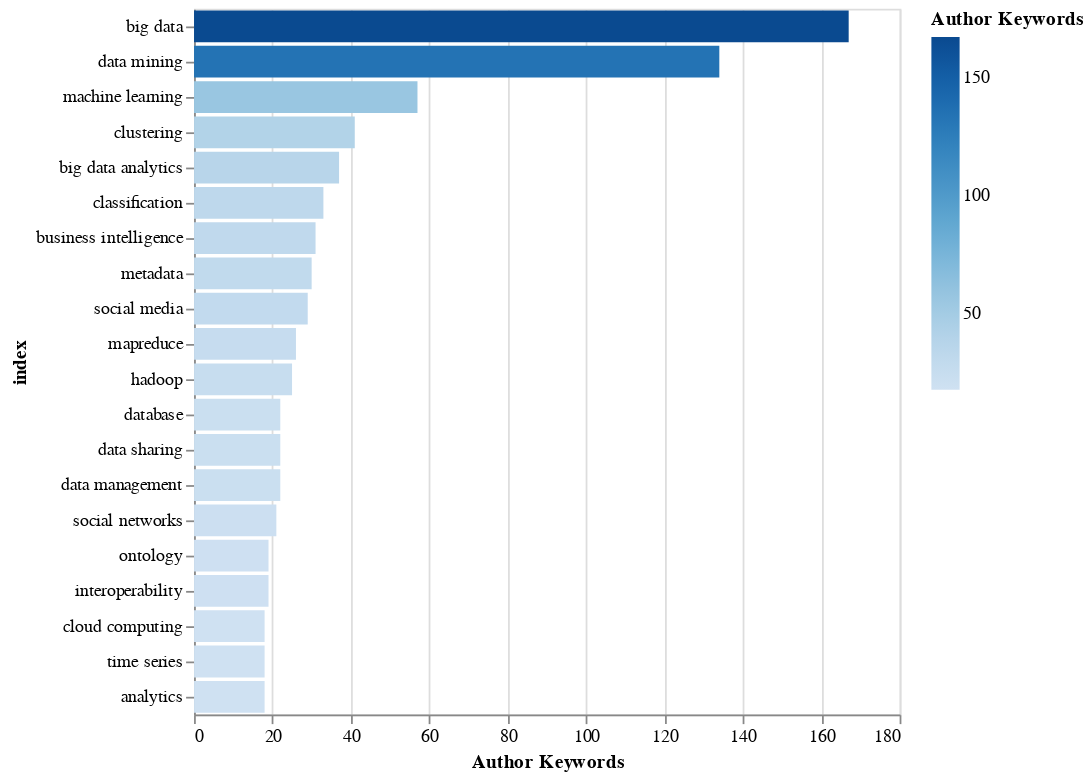

This figure's notebook cell:
### Code cell
alt.Chart(words[0:20]).mark_bar().encode(
    x="Author Keywords:Q", 
    y=alt.Y("index:N", 
            sort=alt.EncodingSortField(field="index:Q")), 
    color="Author Keywords:Q"
)

### Figure 1 — Vega-Lite specification as saved in the notebook (floating-point values rounded to 4 significant figures)
{"config": {"view": {"continuousWidth": 400, "continuousHeight": 300}}, "data": {"name": "data-c2c2d65f578b80c0418d0c7e522b8a85"}, "mark": "bar", "encoding": {"color": {"type": "quantitative", "field": "Author Keywords"}, "x": {"type": "quantitative", "field": "Author Keywords"}, "y": {"type": "nominal", "field": "index", "sort": {"field": "index:Q"}}}, "$schema": "https://vega.github.io/schema/vega-lite/v4.8.1.json", "datasets": {"data-c2c2d65f578b80c0418d0c7e522b8a85": [{"index": "big data", "Author Keywords": 167}, {"index": "data mining", "Author Keywords": 134}, {"index": "machine learning", "Author Keywords": 57}, {"index": "clustering", "Author Keywords": 41}, {"index": "big data analytics", "Author Keywords": 37}, {"index": "classification", "Author Keywords": 33}, {"index": "business intelligence", "Author Keywords": 31}, {"index": "metadata", "Author Keywords": 30}, {"index": "social media", "Author Keywords": 29}, {"index": "mapreduce", "Author Keywords": 26}, {"index": "hadoop", "Author Keywords": 25}, {"index": "database", "Author Keywords": 22}, {"index": "data sharing", "Author Keywords": 22}, {"index": "data management", "Author Keywords": 22}, {"index": "social networks", "Author Keywords": 21}, {"index": "ontology", "Author Keywords": 19}, {"index": "interoperability", "Author Keywords": 19}, {"index": "cloud computing", "Author Keywords": 18}, {"index": "time series", "Author Keywords": 18}, {"index": "analytics", "Author Keywords": 18}]}}
